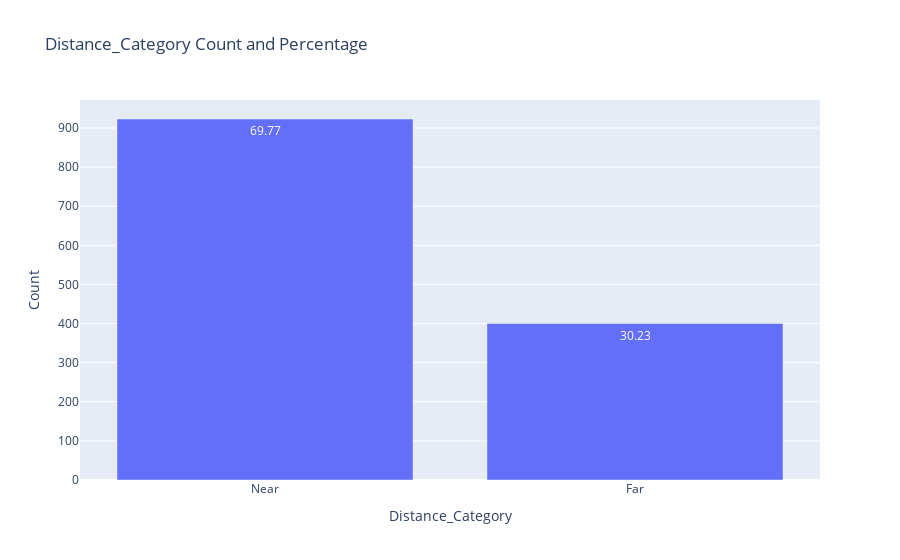

Notebook source saved alongside this figure:
### Code cell
# Display descriptive statistics of 'DistancefromHome' column
print("Descriptive statistics of 'DistancefromHome' column:")
print(data['DistanceFromHome'].describe())

# Categorize 'DistanceFromHome' into 'Near' and 'Far' categories
data['Distance_Category'] = pd.cut(data['DistanceFromHome'], bins=[-1, 10, data['DistanceFromHome'].max()], labels=['Near', 'Far'])

# Display data with 'DistanceFromHome' and 'Distance_Category' columns
print("\nData with 'DistanceFromHome' and 'Distance_Category' columns:")
print(data[['DistanceFromHome', 'Distance_Category']])

# Display count and percentage of each category in 'Distance_Category' column
cat_summary_plotly(data, 'Distance_Category')

### Figure 1 — Plotly figure (JSON) as saved in the notebook; plotly's stock layout.template omitted (floating-point values rounded to 4 significant figures)
{"data": [{"alignmentgroup": "True", "hovertemplate": "Distance_Category=%{x}<br>Count=%{y}<br>Percentage=%{text}<extra></extra>", "legendgroup": "", "marker": {"color": "#636efa", "pattern": {"shape": ""}}, "name": "", "offsetgroup": "", "orientation": "v", "showlegend": false, "text": [69.77, 30.23], "textposition": "auto", "type": "bar", "x": ["Near", "Far"], "xaxis": "x", "y": [923, 400], "yaxis": "y"}], "layout": {"barmode": "relative", "legend": {"tracegroupgap": 0}, "title": {"text": "Distance_Category Count and Percentage"}, "xaxis": {"anchor": "y", "domain": [0, 1], "title": {"text": "Distance_Category"}}, "yaxis": {"anchor": "x", "domain": [0, 1], "title": {"text": "Count"}}}}
